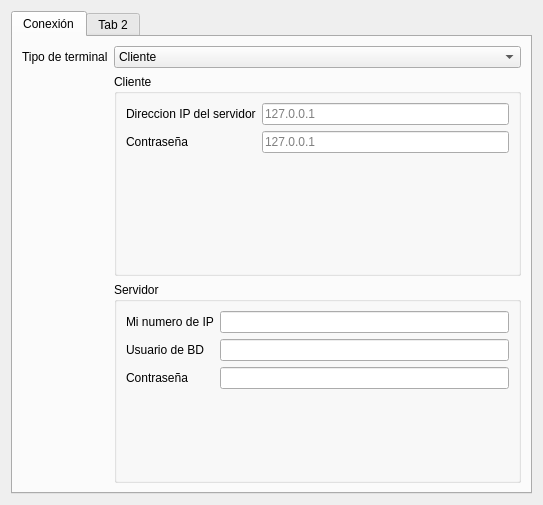
<?xml version="1.0" encoding="UTF-8"?>
<ui version="4.0">
 <class>Configuracion</class>
 <widget class="QWidget" name="Configuracion">
  <property name="geometry">
   <rect>
    <x>0</x>
    <y>0</y>
    <width>543</width>
    <height>505</height>
   </rect>
  </property>
  <property name="windowTitle">
   <string>Configuracion</string>
  </property>
  <layout class="QGridLayout" name="gridLayout">
   <item row="0" column="0">
    <widget class="QTabWidget" name="tabWidget">
     <widget class="QWidget" name="widget">
      <attribute name="title">
       <string>Conexión</string>
      </attribute>
      <layout class="QGridLayout" name="gridLayout_2">
       <item row="2" column="1">
        <widget class="QGroupBox" name="groupBox">
         <property name="enabled">
          <bool>true</bool>
         </property>
         <property name="title">
          <string>Cliente</string>
         </property>
         <layout class="QFormLayout" name="formLayout">
          <item row="0" column="0">
           <widget class="QLabel" name="label">
            <property name="text">
             <string>Direccion IP del servidor</string>
            </property>
           </widget>
          </item>
          <item row="0" column="1">
           <widget class="QLineEdit" name="lineEdit_2">
            <property name="placeholderText">
             <string>127.0.0.1</string>
            </property>
           </widget>
          </item>
          <item row="1" column="0">
           <widget class="QLabel" name="label_5">
            <property name="text">
             <string>Contraseña</string>
            </property>
           </widget>
          </item>
          <item row="1" column="1">
           <widget class="QLineEdit" name="lineEdit_4">
            <property name="placeholderText">
             <string>127.0.0.1</string>
            </property>
           </widget>
          </item>
         </layout>
        </widget>
       </item>
       <item row="3" column="1">
        <widget class="QGroupBox" name="groupBox_2">
         <property name="title">
          <string>Servidor</string>
         </property>
         <layout class="QFormLayout" name="formLayout_3">
          <item row="0" column="0">
           <widget class="QLabel" name="label_4">
            <property name="text">
             <string>Mi numero de IP</string>
            </property>
           </widget>
          </item>
          <item row="0" column="1">
           <widget class="QLineEdit" name="lineEdit_3"/>
          </item>
          <item row="1" column="0">
           <widget class="QLabel" name="label_7">
            <property name="text">
             <string>Usuario de BD</string>
            </property>
           </widget>
          </item>
          <item row="2" column="0">
           <widget class="QLabel" name="label_8">
            <property name="text">
             <string>Contraseña</string>
            </property>
           </widget>
          </item>
          <item row="1" column="1">
           <widget class="QLineEdit" name="lineEdit_5"/>
          </item>
          <item row="2" column="1">
           <widget class="QLineEdit" name="lineEdit_6">
            <property name="inputMethodHints">
             <set>Qt::ImhHiddenText|Qt::ImhNoAutoUppercase|Qt::ImhNoPredictiveText|Qt::ImhSensitiveData</set>
            </property>
            <property name="inputMask">
             <string/>
            </property>
            <property name="echoMode">
             <enum>QLineEdit::Password</enum>
            </property>
           </widget>
          </item>
         </layout>
        </widget>
       </item>
       <item row="0" column="1">
        <widget class="QComboBox" name="comboBox">
         <item>
          <property name="text">
           <string>Cliente</string>
          </property>
         </item>
         <item>
          <property name="text">
           <string>Servidor</string>
          </property>
         </item>
        </widget>
       </item>
       <item row="0" column="0">
        <widget class="QLabel" name="label_3">
         <property name="text">
          <string>Tipo de terminal</string>
         </property>
        </widget>
       </item>
      </layout>
     </widget>
     <widget class="QWidget" name="tab_2">
      <attribute name="title">
       <string>Tab 2</string>
      </attribute>
     </widget>
    </widget>
   </item>
  </layout>
 </widget>
 <resources/>
 <connections/>
</ui>
